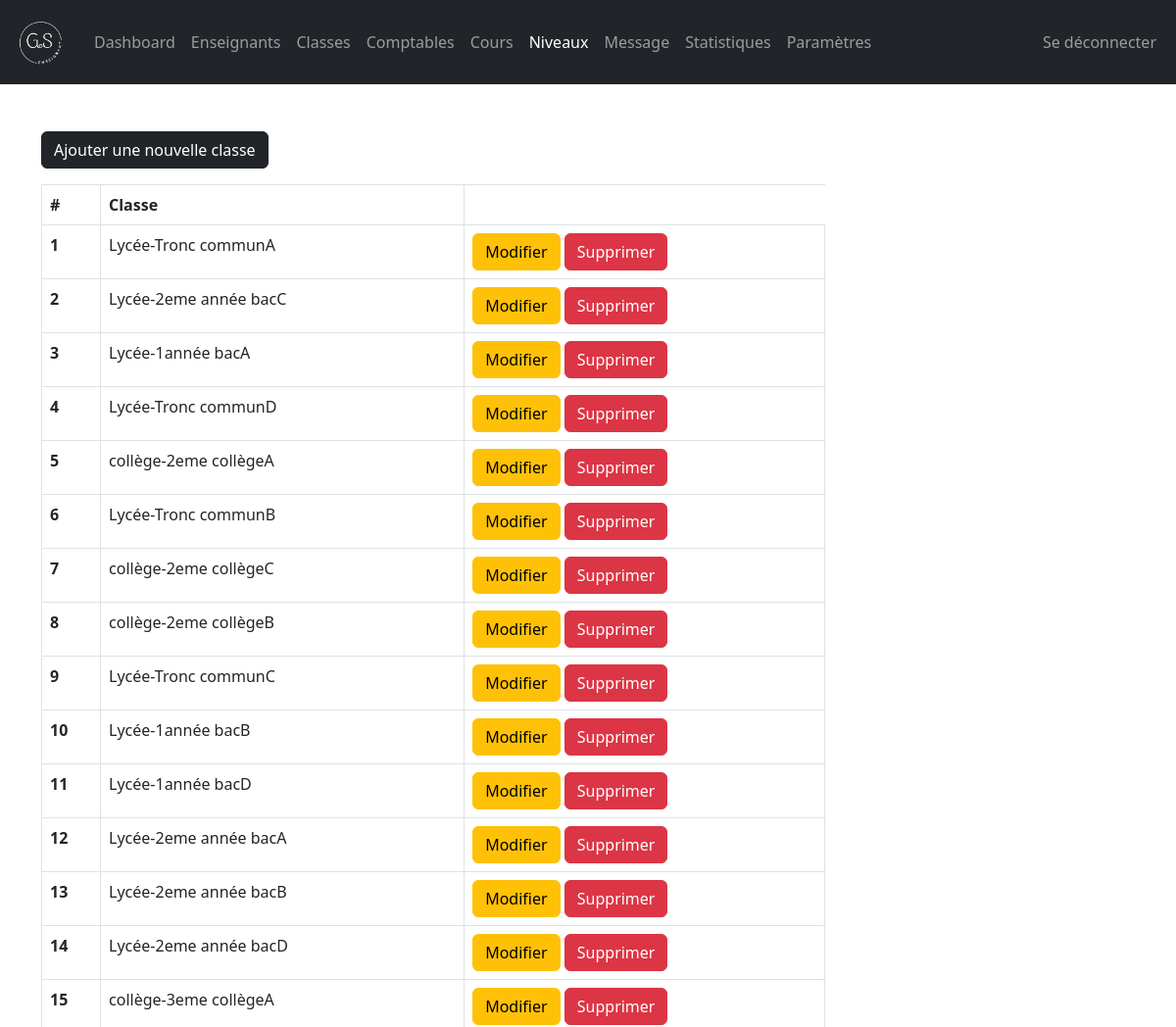
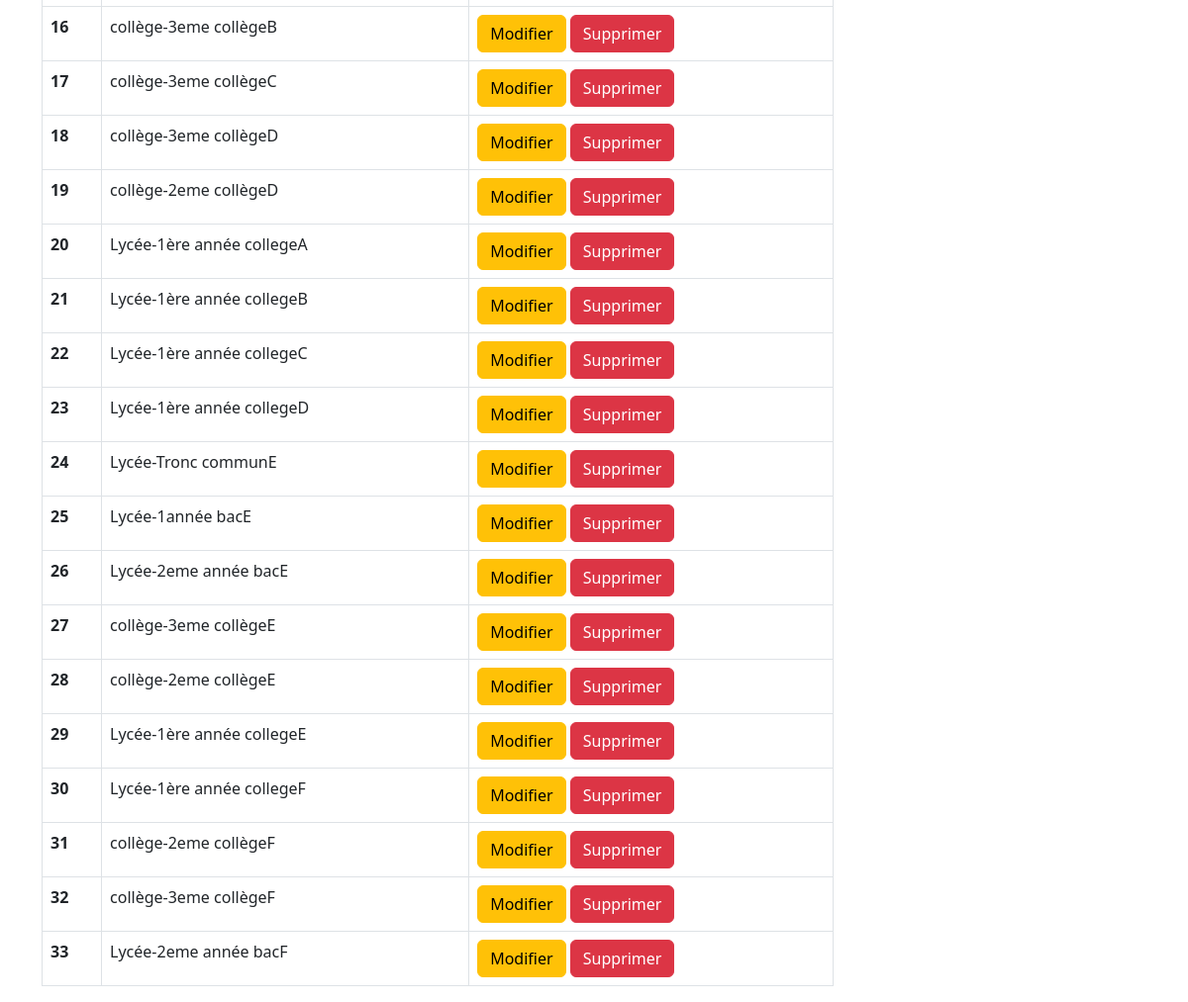
Screenshot of /admin/class.php (signed in) with the database file from the repository (2 pictures, top to bottom).
### tables this page shows
CREATE TABLE `class` (
  `class_id` int(11) NOT NULL,
  `grade` int(11) NOT NULL,
  `section` int(11) NOT NULL
);

CREATE TABLE `grades` (
  `grade_id` int(11) NOT NULL,
  `grade` varchar(31) NOT NULL,
  `grade_code` varchar(7) NOT NULL
);

CREATE TABLE `section` (
  `section_id` int(11) NOT NULL,
  `section` varchar(7) NOT NULL
);

### admin/data/class.php (called while the page is built, shortened)
<?php
function getAllClasses($conn){
   $sql = "SELECT * FROM class";
   $stmt = $conn->prepare($sql);
   $stmt->execute();
   if ($stmt->rowCount() >= 1) {
     $classes = $stmt->fetchAll();
     return $classes;
   }else {
    return 0;
   }
}

### admin/data/grade.php (called while the page is built, shortened)
<?php
function getGradeById($grade_id, $conn){
   $sql = "SELECT * FROM grades
           WHERE grade_id=?";
   $stmt = $conn->prepare($sql);
   $stmt->execute([$grade_id]);
   if ($stmt->rowCount() == 1) {
     $grade = $stmt->fetch();
     return $grade;
   }else {
    return 0;
   }
}

### admin/data/section.php (called while the page is built, shortened)
<?php
function getSectioById($section_id, $conn){
   $sql = "SELECT * FROM section
           WHERE section_id=?";
   $stmt = $conn->prepare($sql);
   $stmt->execute([$section_id]);
   if ($stmt->rowCount() == 1) {
     $section = $stmt->fetch();
     return $section;
   }else {
    return 0;
   }
}

### admin/class.php (the view, shortened to what this page needs)
<?php
if (isset($_SESSION['admin_id']) &&
    isset($_SESSION['role'])) {
    if ($_SESSION['role'] == 'Admin') {
       include "../DB_connection.php";
       include "data/class.php";
       include "data/grade.php";
       include "data/section.php";
       $classes = getAllClasses($conn);
 ?>
<!DOCTYPE html>
<html lang="en">
<head>
	<link rel="stylesheet" href="https://cdn.jsdelivr.net/npm/bootstrap@5.2.0/dist/css/bootstrap.min.css">
	<link rel="stylesheet" href="../css/style.css">
  <link rel="stylesheet" href="https://cdnjs.cloudflare.com/ajax/libs/font-awesome/4.7.0/css/font-awesome.min.css">
</head>
<body>
    <?php
        include "inc/navbar.php";
        if ($classes != 0) {
     ?>
     <div class="container mt-5">
        <a href="class-add.php"
           class="btn btn-dark">Ajouter une nouvelle classe</a>
           <div class="table-responsive">
              <table class="table table-bordered mt-3 n-table">
                <thead>
                  <tr>
                    <th scope="col">#</th>
                    <th scope="col">Classe</th>
                  </tr>
                </thead>
                <tbody>
                  <?php $i = 0; foreach ($classes as $class ) {
                    $i++;  ?>
                  <tr>
                    <th scope="row"><?=$i?></th>
                    <td>
                      <?php
                          $grade  = getGradeById($class['grade'], $conn);
                          $section = getSectioById($class['section'], $conn);
                          echo $grade['grade_code'].'-'.$grade['grade'].$section['section'];
                       ?>
                    </td>
                    <td>
                        <a href="class-edit.php?class_id=<?=$class['class_id']?>"
                           class="btn btn-warning">Modifier</a>
                        <a href="class-delete.php?class_id=<?=$class['class_id']?>"
                           class="btn btn-danger">Supprimer</a>
                    </td>
                  </tr>
                <?php } ?>
                </tbody>
              </table>
           </div>
         <?php } ?>
     </div>
</body>
</html>
<?php
  }else {
    header("Location: ../login.php");
    exit;
  }
}else {
	header("Location: ../login.php");
	exit;
}
?>

### css/style.css (style rules this page uses)
.n-table { max-width: 800px; }

### rows the page displays
class: grades.grade_code "Lycée", grades.grade "Tronc commun", section.section "A"
class: grades.grade_code "Lycée", grades.grade "2eme année bac", section.section "C"
class: grades.grade_code "Lycée", grades.grade "1année bac", section.section "A"
class: grades.grade_code "Lycée", grades.grade "Tronc commun", section.section "D"
class: grades.grade_code "collège", grades.grade "2eme collège", section.section "A"
class: grades.grade_code "Lycée", grades.grade "Tronc commun", section.section "B"
class: grades.grade_code "collège", grades.grade "2eme collège", section.section "C"
class: grades.grade_code "collège", grades.grade "2eme collège", section.section "B"
class: grades.grade_code "Lycée", grades.grade "Tronc commun", section.section "C"
class: grades.grade_code "Lycée", grades.grade "1année bac", section.section "B"
class: grades.grade_code "Lycée", grades.grade "1année bac", section.section "D"
class: grades.grade_code "Lycée", grades.grade "2eme année bac", section.section "A"
class: grades.grade_code "Lycée", grades.grade "2eme année bac", section.section "B"
class: grades.grade_code "Lycée", grades.grade "2eme année bac", section.section "D"
class: grades.grade_code "collège", grades.grade "3eme collège", section.section "A"
class: grades.grade_code "collège", grades.grade "3eme collège", section.section "B"
class: grades.grade_code "collège", grades.grade "3eme collège", section.section "C"
class: grades.grade_code "collège", grades.grade "3eme collège", section.section "D"
class: grades.grade_code "collège", grades.grade "2eme collège", section.section "D"
class: grades.grade_code "Lycée", grades.grade "1ère année college", section.section "A"
class: grades.grade_code "Lycée", grades.grade "1ère année college", section.section "B"
class: grades.grade_code "Lycée", grades.grade "1ère année college", section.section "C"
class: grades.grade_code "Lycée", grades.grade "1ère année college", section.section "D"
class: grades.grade_code "Lycée", grades.grade "Tronc commun", section.section "E"
class: grades.grade_code "Lycée", grades.grade "1année bac", section.section "E"
class: grades.grade_code "Lycée", grades.grade "2eme année bac", section.section "E"
class: grades.grade_code "collège", grades.grade "3eme collège", section.section "E"
class: grades.grade_code "collège", grades.grade "2eme collège", section.section "E"
class: grades.grade_code "Lycée", grades.grade "1ère année college", section.section "E"
class: grades.grade_code "Lycée", grades.grade "1ère année college", section.section "F"
class: grades.grade_code "collège", grades.grade "2eme collège", section.section "F"
class: grades.grade_code "collège", grades.grade "3eme collège", section.section "F"
class: grades.grade_code "Lycée", grades.grade "2eme année bac", section.section "F"
